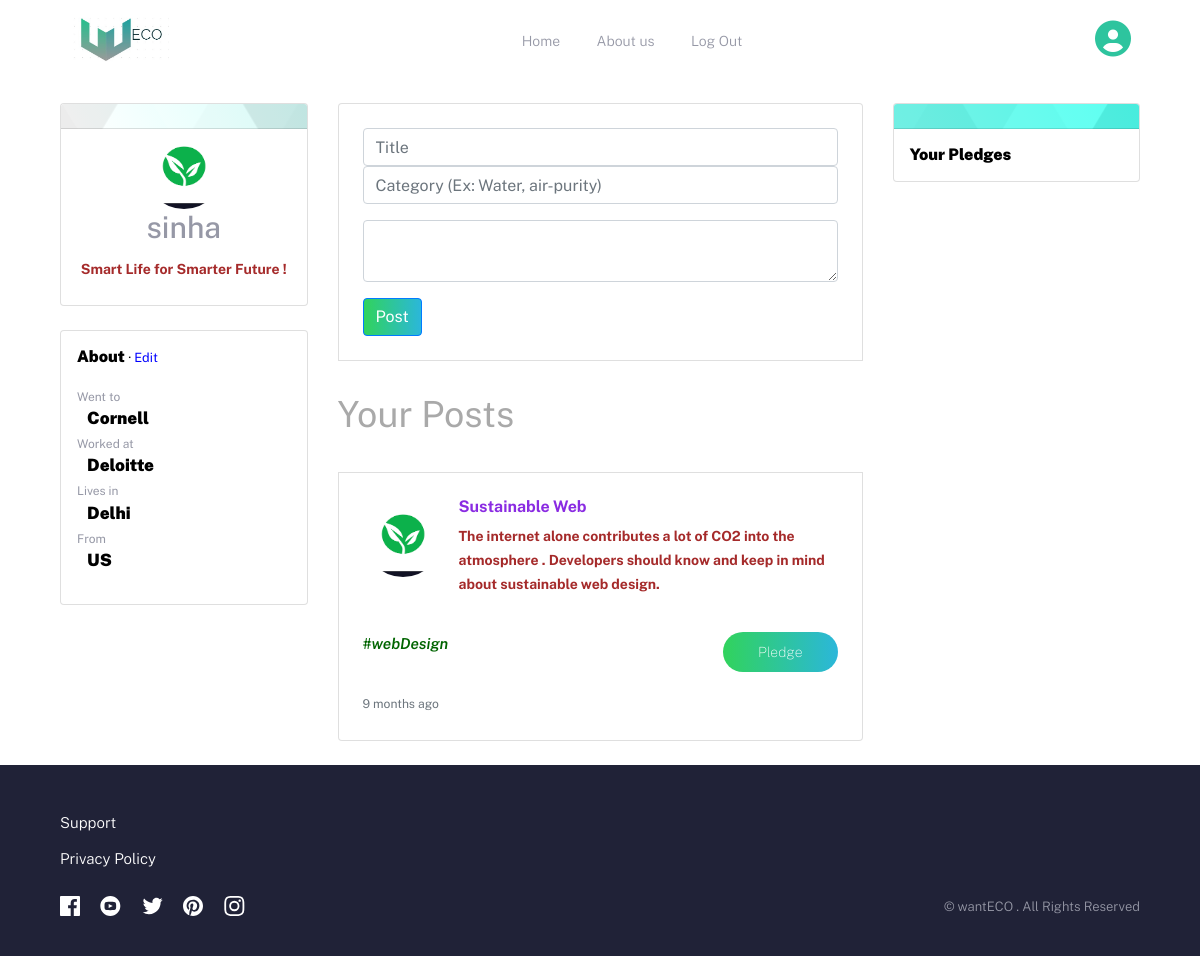
The app's page /?page=contribute (signed in) with its own data.
### tables this page shows
CREATE TABLE `users` (
  `id` int(11) NOT NULL,
  `username` text NOT NULL,
  `email` text NOT NULL,
  `password` text NOT NULL
);

CREATE TABLE `details` (
  `id` int(11) NOT NULL,
  `userid` int(11) NOT NULL,
  `went` text NOT NULL,
  `worked` text NOT NULL,
  `lives` text NOT NULL,
  `belong` text NOT NULL
);

CREATE TABLE `posts` (
  `id` int(11) NOT NULL,
  `userid` int(11) NOT NULL,
  `title` text NOT NULL,
  `post` text NOT NULL,
  `category` text NOT NULL,
  `datetime` timestamp NOT NULL DEFAULT current_timestamp() ON UPDATE current_timestamp()
);

### Views/contribute.php (the view, shortened to what this page needs)
<?php
    $query="SELECT `username` FROM `users` WHERE `id`=".$_SESSION['id']." LIMIT 1";
    if($resultcheck=mysqli_query($link,$query)){
        $rowcheck=mysqli_fetch_assoc($resultcheck);
        $username=$rowcheck['username'];
    }
    $queri="SELECT * FROM `details` WHERE `userid`=".$_SESSION['id']." LIMIT 1";
    if($risultcheck=mysqli_query($link,$queri)){
        $roucheck=mysqli_fetch_assoc($risultcheck);
        $went=$roucheck['went'];
        $worked=$roucheck['worked'];
        $lives=$roucheck['lives'];
        $belong=$roucheck['belong'];
    }
?>
<div class="container pt-4">
    <div class="row">
      <div class="col-md-3 container-outer">
        <div class="card card-profile mb-4">
          <div class="card-header profile"></div>
          <div class="card-block text-center">
            <img class="card-profile-img" width="80px" height="80px" style="border-radius:50%;" src="img/profile.png">
            <h6 class="card-title black;" style="font-size:30px;">
                <?php echo $username; ?>
            </h6>
            <p class="mb-4 brown">Smart Life for Smarter Future !</p>
          </div>
        </div>
        <div class="card visible-md-block visible-lg-block mb-4">
          <div class="card-block pb-3">
            <h6 class="m-3 black">About <small>· <span id="edit" style="color:blue; cursor:pointer">Edit</span></small></h6>
            <ul class="list-unstyled list-spaced">
              <li class="edit"><span class="ml-3" style="font-weight:400; font-size: 12px;">Went to </span><br>
                <input type="text"
                       id="first"
                       style="font-size: 17px; width: 80%;"
                       class="black ml-4"
                       value="<?php if($went=="")echo ""; else echo $went; ?>"
                       disabled >
              </li>
              <li class="edit"><span class="ml-3" style="font-weight:400; font-size: 12px;">Worked at </span><br>
                <input type="text"
                       id="worked"
                       style="font-size: 17px; width: 80%;"
                       class="black ml-4"
                       value="<?php if($worked=="") echo ""; else  echo $worked; ?>"
                       disabled >
              </li>
              <li class="edit"><span class="ml-3" style="font-weight:400; font-size: 12px;">Lives in </span><br>
                <input type="text"
                       id="lives"
                       style="font-size: 17px; width: 80%;"
                       class="black ml-4"
                       value="<?php if($lives=="") echo "";  else echo $lives; ?>"
                       disabled >
              </li>
              <li class="edit"><span class="ml-3" style="font-weight:400; font-size: 12px;">From </span><br>
                <input type="text"
                       id="belong"
                       style="font-size: 17px; width: 80%;"
                       class="black ml-4"
                       value="<?php if($belong=="") echo "";  else echo $belong; ?>"
                       disabled >
              </li>
            </ul>
          </div>
         </div>
      </div>
      <div class="col-md-6 container-outer">
        <ul class="list-group media-list media-list-stream mb-4">
          <li class="media list-group-item p-4">
          <form method="post" action="">
            <div class="input-group">
              <input type="text" name="title" class="form-control" autocomplete="off" id="title" size="100px" placeholder="Title">
            </div>
            <div class="input-group">
              <input type="text" name="category" class="form-control" autocomplete="off" id="category" size="100px" placeholder="Category (Ex: Water, air-purity)">
            </div>
            <textarea class="form-control mt-3" id="postContent"></textarea>
            <div class="input-group-btn">
              <button class="btn btn-primary mt-3" id="postButton">Post</button>
            </div>
          </form>
          </li>
            <h2 style="color:#a9a9a9;">Your Posts</h2>
            <?php displayPosts("yourPosts"); ?>
        </ul>
      </div>
      <div class="col-md-3 container-outer">
        <div class="card mb-4 hidden-md-down">
          <div class="card-block">
            <div class="card-header profile"></div>
            <h6 class="m-3 black bold">Your Pledges</h6>
          </div>
        </div>
      </div>
    </div>
  </div>

### functions.php (shortened to what this page needs)
<?php
  include("hash.php");
  $link=mysqli_connect($host,$userName,$password,$dbName);
  function time_since($since) {
    $chunks = array(
        array(60 * 60 * 24 * 365 , 'year'),
        array(60 * 60 * 24 * 30 , 'month'),
        array(60 * 60 * 24 * 7, 'week'),
        array(60 * 60 * 24 , 'day'),
        array(60 * 60 , 'hour'),
        array(60 , 'min'),
        array(1 , 'sec')
    );
    for ($i = 0, $j = count($chunks); $i < $j; $i++) {
        $seconds = $chunks[$i][0];
        $name = $chunks[$i][1];
        if (($count = floor($since / $seconds)) != 0) {
            break;
        }
    }
    $print = ($count == 1) ? '1 '.$name : "$count {$name}s";
    return $print;
}
  function displayPosts($type){
    global $link;
    if($type=="public"){
        $whereClause="";
    }else if($type=="yourPosts"){
        $whereClause="WHERE userid=".mysqli_real_escape_string($link,$_SESSION['id']);
    }else if(is_numeric($type)){
        $userQuery="SELECT * FROM `users` WHERE id=".mysqli_real_escape_string($link,$type)." LIMIT 1";
        $userQueryResult=mysqli_query($link,$userQuery);
        $user=mysqli_fetch_assoc($userQueryResult);
        echo "<h2 style='color:#a9a9a9;'>".mysqli_real_escape_string($link,$user['username'])."'s Posts</h2>";
        $whereClause="WHERE userid=".mysqli_real_escape_string($link,$type);
    }
    $query="SELECT * FROM `posts` ".$whereClause." ORDER BY `datetime` DESC LIMIT 10 ";
    if($result=mysqli_query($link,$query)){
        if(mysqli_num_rows($result)==0){
            echo '<div class="container post">
                           There are no posts to display !
                        </div>
                    ';
        }else{
            while($row=mysqli_fetch_assoc($result)){
                echo "<li class='media list-group-item p-4'>
                    <img class='media-object d-flex align-self-start mr-3' width='80px' height='80px' style='border-radius:50%; float:left;' src='img/profile.png'>
                    <div class='media-body'>
                        <div class='media-heading'>
                            <h6 style='color:blueviolet;'><b>".$row['title']."</b>
                            </h6>
    	                </div>
                        <p class='brown'>".$row['post']."</p>
                        <p class='green'><i>#".str_replace(',', ' #', str_replace(' ', '', $row['category']))."</i>
                        <button class='py-2 button header__cta float-right' value=".$row['id']." id='pledge'>Pledge</button></p>
                        <p><small class='float-left text-muted'>".time_since(time()-strtotime($row['datetime'])+12600)." ago</small></p>
                    </div>
                    </li> ";
            }
        }
    }
}
?>

### app/scss/style.css (style rules this page uses)
html { font-size: 100%; box-sizing: border-box; }
*, *::before, *::after { box-sizing: inherit; }
body { margin: 0; padding: 0; font-family: "Public Sans", sans-serif; font-size: 1.125rem; font-weight: 300; color: #9698a6; line-height: 1.3; overflow-x: hidden; }
@media (min-width: 64em) { body { font-size: 1.125rem; } }
h1, h2, h3 { line-height: 1.15; font-weight: 400; color: #202237; margin-top: 0; }
h2 { font-size: 1.875rem; margin-bottom: 1.5625rem; }
@media (min-width: 64em) { h2 { font-size: 2.25rem; margin-bottom: 2.25rem; } }
p { font-size: 0.95rem; margin-bottom: 2.25rem; line-height: 1.5rem; }
.container { max-width: 69.375rem; margin: 0 auto; }
button, .button { position: relative; display: inline-block; padding: 0.875rem 2.1875rem; background-image: linear-gradient(to right, #31d35c, #2bb7da); border: 0; border-radius: 50px; color: white; cursor: pointer; font-size: 0.875rem; font-weight: 100; transition: opacity 300ms ease-in-out; overflow: hidden; }
button::before, .button::before { content: ""; position: absolute; top: 0; right: 0; bottom: 0; left: 0; background-color: rgba(255, 255, 255, 0.35); opacity: 0; transition: opacity 200ms ease-in-out; }

### app/scss/edits.css (style rules this page uses)
html { scroll-behavior: smooth; }
.profile { background-color: #ffffff; background-attachment: fixed; background-size: cover; }
.edit input { border: none; display: inline; font-family: inherit; font-size: inherit; padding: none; width: auto; background: none; }
.brown { color:brown; font-size:14px; font-weight: 700; }
.black { color:black; font-size: 16px; font-weight: 900; }
.green { color: darkgreen; font-weight:600; }

### records on screen
users: username "sinha"
details: went "Cornell", worked "Deloitte", lives "Delhi", belong "US"
posts: title "Sustainable Web", post "The internet alone contributes a lot of CO2 into the atmosphere . Developers should know and keep in mind about sustainable web design.", category "webDesign", $row['id'] 2 (drawn)
